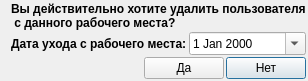
<?xml version="1.0" encoding="UTF-8"?>
<ui version="4.0">
 <class>DelUserWithWp</class>
 <widget class="QDialog" name="DelUserWithWp">
  <property name="enabled">
   <bool>true</bool>
  </property>
  <property name="geometry">
   <rect>
    <x>0</x>
    <y>0</y>
    <width>363</width>
    <height>94</height>
   </rect>
  </property>
  <property name="minimumSize">
   <size>
    <width>363</width>
    <height>94</height>
   </size>
  </property>
  <property name="windowTitle">
   <string>Удаление пользователя с рабочего места</string>
  </property>
  <layout class="QVBoxLayout" name="verticalLayout_2">
   <property name="spacing">
    <number>2</number>
   </property>
   <property name="sizeConstraint">
    <enum>QLayout::SetFixedSize</enum>
   </property>
   <property name="leftMargin">
    <number>2</number>
   </property>
   <property name="topMargin">
    <number>2</number>
   </property>
   <property name="rightMargin">
    <number>2</number>
   </property>
   <property name="bottomMargin">
    <number>2</number>
   </property>
   <item>
    <layout class="QHBoxLayout" name="horizontalLayout_3">
     <item>
      <widget class="QLabel" name="label_2">
       <property name="text">
        <string/>
       </property>
       <property name="pixmap">
        <pixmap resource="../icons.qrc">:/64x64/question/ico/question_64x64.png</pixmap>
       </property>
      </widget>
     </item>
     <item>
      <layout class="QVBoxLayout" name="verticalLayout">
       <item>
        <widget class="QLabel" name="text">
         <property name="font">
          <font>
           <weight>75</weight>
           <bold>true</bold>
          </font>
         </property>
         <property name="text">
          <string>Вы действительно хотите удалить пользователя
 с данного рабочего места?</string>
         </property>
        </widget>
       </item>
       <item>
        <layout class="QHBoxLayout" name="horizontalLayout">
         <item>
          <widget class="QLabel" name="label">
           <property name="font">
            <font>
             <weight>75</weight>
             <bold>true</bold>
            </font>
           </property>
           <property name="text">
            <string>Дата ухода с рабочего места:</string>
           </property>
          </widget>
         </item>
         <item>
          <widget class="QDateEdit" name="dateOut">
           <property name="calendarPopup">
            <bool>true</bool>
           </property>
          </widget>
         </item>
        </layout>
       </item>
      </layout>
     </item>
    </layout>
   </item>
   <item>
    <layout class="QHBoxLayout" name="horizontalLayout_2">
     <property name="spacing">
      <number>2</number>
     </property>
     <item>
      <spacer name="horizontalSpacer">
       <property name="orientation">
        <enum>Qt::Horizontal</enum>
       </property>
       <property name="sizeHint" stdset="0">
        <size>
         <width>40</width>
         <height>20</height>
        </size>
       </property>
      </spacer>
     </item>
     <item>
      <widget class="QPushButton" name="buttonAccept">
       <property name="text">
        <string>Да</string>
       </property>
       <property name="icon">
        <iconset resource="../icons.qrc">
         <normaloff>:/16x16/apply/ico/apply_16x16.png</normaloff>:/16x16/apply/ico/apply_16x16.png</iconset>
       </property>
       <property name="autoDefault">
        <bool>false</bool>
       </property>
      </widget>
     </item>
     <item>
      <widget class="QPushButton" name="buttonReject">
       <property name="text">
        <string>Нет</string>
       </property>
       <property name="icon">
        <iconset resource="../icons.qrc">
         <normaloff>:/16x16/cancelDel/ico/button_cancel_16x16.png</normaloff>:/16x16/cancelDel/ico/button_cancel_16x16.png</iconset>
       </property>
       <property name="default">
        <bool>true</bool>
       </property>
      </widget>
     </item>
    </layout>
   </item>
  </layout>
 </widget>
 <resources>
  <include location="../icons.qrc"/>
 </resources>
 <connections>
  <connection>
   <sender>buttonReject</sender>
   <signal>clicked()</signal>
   <receiver>DelUserWithWp</receiver>
   <slot>reject()</slot>
   <hints>
    <hint type="sourcelabel">
     <x>326</x>
     <y>114</y>
    </hint>
    <hint type="destinationlabel">
     <x>82</x>
     <y>89</y>
    </hint>
   </hints>
  </connection>
 </connections>
</ui>
